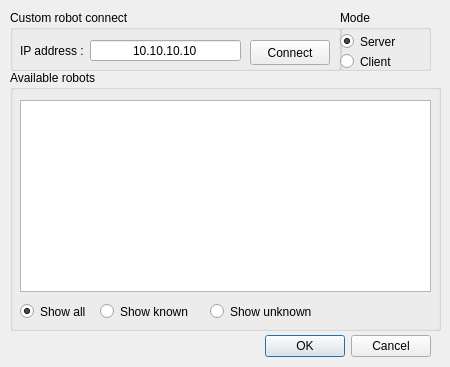
<?xml version="1.0" encoding="UTF-8"?>
<ui version="4.0">
 <class>ConnectDialog</class>
 <widget class="QDialog" name="ConnectDialog">
  <property name="geometry">
   <rect>
    <x>0</x>
    <y>0</y>
    <width>450</width>
    <height>367</height>
   </rect>
  </property>
  <property name="windowTitle">
   <string>Dialog</string>
  </property>
  <widget class="QGroupBox" name="robotsGroupBox">
   <property name="geometry">
    <rect>
     <x>10</x>
     <y>70</y>
     <width>431</width>
     <height>261</height>
    </rect>
   </property>
   <property name="toolTip">
    <string>Here you can search &amp; connect to all robots that you saved and currently available in LAN</string>
   </property>
   <property name="title">
    <string>Available robots</string>
   </property>
   <property name="flat">
    <bool>false</bool>
   </property>
   <property name="checkable">
    <bool>false</bool>
   </property>
   <widget class="QTableWidget" name="robotsTableWidget">
    <property name="geometry">
     <rect>
      <x>10</x>
      <y>30</y>
      <width>411</width>
      <height>192</height>
     </rect>
    </property>
    <property name="toolTip">
     <string>Give name for saving, delete name for delete robot </string>
    </property>
   </widget>
   <widget class="QRadioButton" name="showAll">
    <property name="geometry">
     <rect>
      <x>10</x>
      <y>230</y>
      <width>111</width>
      <height>23</height>
     </rect>
    </property>
    <property name="text">
     <string>Show all</string>
    </property>
    <property name="checked">
     <bool>true</bool>
    </property>
   </widget>
   <widget class="QRadioButton" name="showKnown">
    <property name="geometry">
     <rect>
      <x>90</x>
      <y>230</y>
      <width>111</width>
      <height>23</height>
     </rect>
    </property>
    <property name="toolTip">
     <string>Green fields for active, gray - inactive, from DataBase</string>
    </property>
    <property name="text">
     <string>Show known</string>
    </property>
   </widget>
   <widget class="QRadioButton" name="showUnknown">
    <property name="geometry">
     <rect>
      <x>200</x>
      <y>230</y>
      <width>121</width>
      <height>23</height>
     </rect>
    </property>
    <property name="toolTip">
     <string>From network lookup</string>
    </property>
    <property name="text">
     <string>Show unknown</string>
    </property>
   </widget>
  </widget>
  <widget class="QGroupBox" name="groupBox_2">
   <property name="geometry">
    <rect>
     <x>10</x>
     <y>10</y>
     <width>331</width>
     <height>61</height>
    </rect>
   </property>
   <property name="title">
    <string>Custom robot connect</string>
   </property>
   <widget class="QLabel" name="label">
    <property name="geometry">
     <rect>
      <x>10</x>
      <y>30</y>
      <width>71</width>
      <height>21</height>
     </rect>
    </property>
    <property name="text">
     <string>IP address :</string>
    </property>
   </widget>
   <widget class="QLineEdit" name="lineHostName">
    <property name="geometry">
     <rect>
      <x>80</x>
      <y>30</y>
      <width>151</width>
      <height>21</height>
     </rect>
    </property>
    <property name="toolTip">
     <string>Enter IP address &amp; port for connecting tocustom robot</string>
    </property>
    <property name="text">
     <string>10.10.10.10</string>
    </property>
    <property name="alignment">
     <set>Qt::AlignCenter</set>
    </property>
   </widget>
   <widget class="QPushButton" name="connectButton">
    <property name="geometry">
     <rect>
      <x>240</x>
      <y>30</y>
      <width>80</width>
      <height>25</height>
     </rect>
    </property>
    <property name="toolTip">
     <string>Connect to custom robot or to robot from table below</string>
    </property>
    <property name="text">
     <string>Connect</string>
    </property>
   </widget>
  </widget>
  <widget class="QDialogButtonBox" name="buttonBox">
   <property name="geometry">
    <rect>
     <x>210</x>
     <y>330</y>
     <width>221</width>
     <height>32</height>
    </rect>
   </property>
   <property name="orientation">
    <enum>Qt::Horizontal</enum>
   </property>
   <property name="standardButtons">
    <set>QDialogButtonBox::Cancel|QDialogButtonBox::Ok</set>
   </property>
  </widget>
  <widget class="QGroupBox" name="networkModeGroupBox">
   <property name="geometry">
    <rect>
     <x>340</x>
     <y>10</y>
     <width>91</width>
     <height>61</height>
    </rect>
   </property>
   <property name="title">
    <string>Mode</string>
   </property>
   <widget class="QRadioButton" name="clientMode">
    <property name="geometry">
     <rect>
      <x>0</x>
      <y>40</y>
      <width>61</width>
      <height>23</height>
     </rect>
    </property>
    <property name="toolTip">
     <string>Run this App as Server</string>
    </property>
    <property name="text">
     <string>Client</string>
    </property>
   </widget>
   <widget class="QRadioButton" name="serverMode">
    <property name="geometry">
     <rect>
      <x>0</x>
      <y>20</y>
      <width>61</width>
      <height>23</height>
     </rect>
    </property>
    <property name="toolTip">
     <string>Run this App as Server</string>
    </property>
    <property name="text">
     <string>Server</string>
    </property>
    <property name="checked">
     <bool>true</bool>
    </property>
   </widget>
  </widget>
 </widget>
 <resources/>
 <connections>
  <connection>
   <sender>buttonBox</sender>
   <signal>accepted()</signal>
   <receiver>ConnectDialog</receiver>
   <slot>accept()</slot>
   <hints>
    <hint type="sourcelabel">
     <x>248</x>
     <y>254</y>
    </hint>
    <hint type="destinationlabel">
     <x>157</x>
     <y>274</y>
    </hint>
   </hints>
  </connection>
  <connection>
   <sender>buttonBox</sender>
   <signal>rejected()</signal>
   <receiver>ConnectDialog</receiver>
   <slot>reject()</slot>
   <hints>
    <hint type="sourcelabel">
     <x>316</x>
     <y>260</y>
    </hint>
    <hint type="destinationlabel">
     <x>286</x>
     <y>274</y>
    </hint>
   </hints>
  </connection>
 </connections>
</ui>
